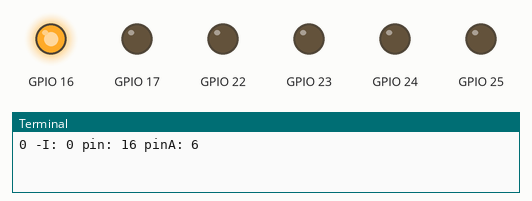
Simulated run of this program. Board: Raspberry Pi (BCM pin numbers). Parts: output pins drawn as LEDs (lit = HIGH), the last lines printed to the terminal. At 8.0 s the program stops and its outputs stay as they are.

Above: at 0.1 s.
At 1.1 s:
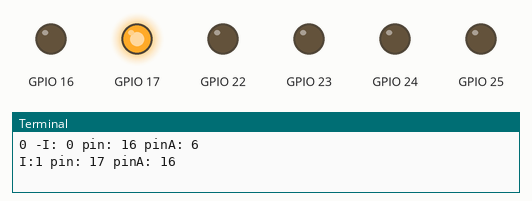
At 2.1 s:
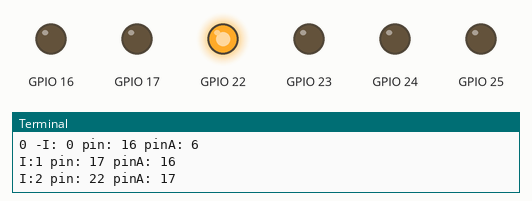
At 3.1 s:
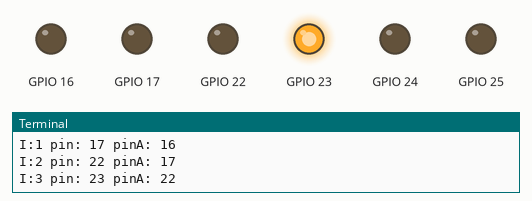
At 5.1 s:
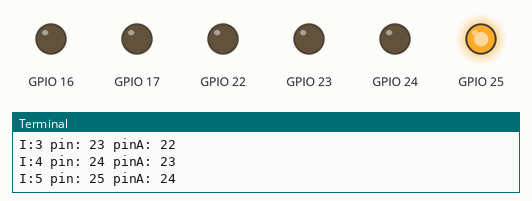
At 8.1 s:
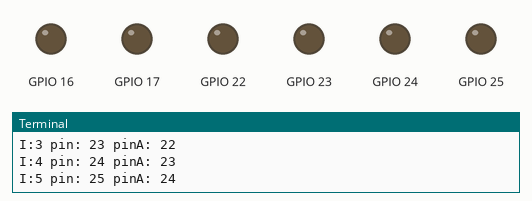
Timing chart, 0 to 9.5 s (numbered marks = the images above):
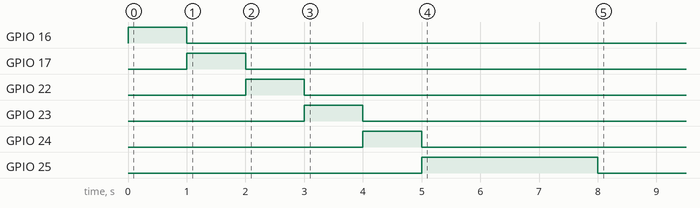

Measured:
- by itself, GPIO 16: LOW → HIGH at 0.00 s, → LOW 1.0 s later
- by itself, GPIO 17: LOW → HIGH at 1.0 s, → LOW 1.0 s later
- by itself, GPIO 22: LOW → HIGH at 2.0 s, → LOW 1.0 s later
- by itself, GPIO 23: LOW → HIGH at 3.0 s, → LOW 1.0 s later
- by itself, GPIO 24: LOW → HIGH at 4.0 s, → LOW 1.0 s later
- by itself, GPIO 25: LOW → HIGH at 5.0 s, → LOW 3.0 s later

The program:

ledsOn_secuencias.py
```python
#!/usr/bin/python
# -*- coding: utf-8 -*-
#+++++++++++++++++++++++++++++
#title           :ledsOn_secuencias.py
#description     :Script en python para encender 3 LEDs
#author          :Irving Brito
#date            :21-12-2017
#Placa           :Raspberry Pi B+ V1.2
#lenguaje        :Python
#++++++++++++++++++++++++++++++
import RPi.GPIO as L
import time
L.setmode(L.BCM)                # inicializar la placa en modo BCM
L.setwarnings(False)            # se apagan las advertencias
listaGPIO = [16,17,22,23,24,25] # aca se cargaran la GPIO que se quieren controlar
cPines = len(listaGPIO)
cCiclos   = 0                   # variable para manejar el contador de ciclos de ejecucion
cCiclosMax = 5                  # variable para manejar la cantidad  los ciclos de ejecucion
cT        = 1                   # variable para almacenar el tiempo por defecto de 1 segundo


#--- Definicion de funciones
def iniGPIO(lista):             # funcion para inicializar las GPIO como salidad listadas en listaGPIO
    for pin in lista:
        L.setup(pin,L.OUT)

def offTodo(lista):             # funcion para apagar o poner en 0 todas las GPIO de la listaGPIO
    for pin in lista:
        L.output(pin,L.LOW)

def onTodo(lista):              # funcion para encender o poner en 1 todas las GPIO de la listaGPIO
    for pin in lista:
        L.output(pin,L.HIGH)


def serieUnoLed(lista,cT=0.1):

    pX=0
    for pin in lista:
        if (pX == 0):
            L.output(lista[pX],L.HIGH)
            print "0 -I: " + str(pX) + " pin: " + str(pin) + " pinA: " + str(cPines)
            pX +=1

        else:
            L.output(lista[pX-1],L.LOW)
            L.output(pin,L.HIGH)
            print "I:" + str(pX) + " pin: " + str(pin) + " pinA: " + str(lista[pX-1])
            pX +=1
        time.sleep(cT)


#--- Ejecucion

iniGPIO(listaGPIO)

offTodo(listaGPIO)                               # se configuran todas las salidas definidas en listaGPIO

serieUnoLed(listaGPIO,cT)                          # se invoca la funcion que enciende de forma secuencial

time.sleep(2)                                   # detiene la ejecución por 2 segundos

L.cleanup()   
```
